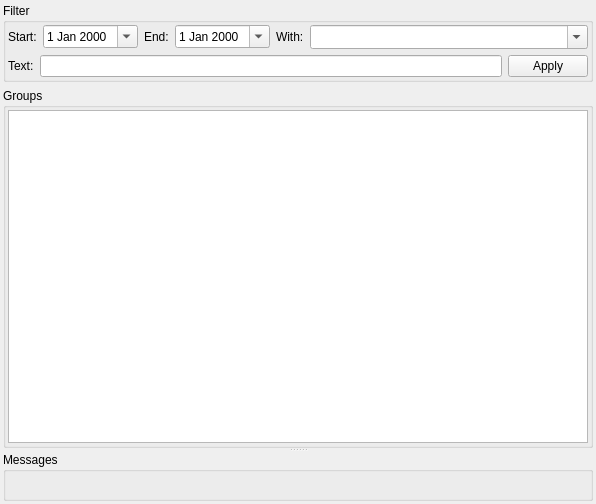
<ui version="4.0" >
 <class>ViewHistoryWindowClass</class>
 <widget class="QMainWindow" name="ViewHistoryWindowClass" >
  <property name="geometry" >
   <rect>
    <x>0</x>
    <y>0</y>
    <width>596</width>
    <height>504</height>
   </rect>
  </property>
  <property name="windowTitle" >
   <string>History View</string>
  </property>
  <property name="iconSize" >
   <size>
    <width>16</width>
    <height>16</height>
   </size>
  </property>
  <property name="dockOptions" >
   <set>QMainWindow::AllowNestedDocks|QMainWindow::AllowTabbedDocks|QMainWindow::AnimatedDocks</set>
  </property>
  <widget class="QWidget" name="centralWidget" >
   <layout class="QVBoxLayout" >
    <property name="leftMargin" >
     <number>3</number>
    </property>
    <property name="topMargin" >
     <number>3</number>
    </property>
    <property name="rightMargin" >
     <number>3</number>
    </property>
    <property name="bottomMargin" >
     <number>3</number>
    </property>
    <item>
     <widget class="QGroupBox" name="grbFilter" >
      <property name="title" >
       <string>Filter</string>
      </property>
      <property name="flat" >
       <bool>true</bool>
      </property>
      <layout class="QVBoxLayout" >
       <property name="leftMargin" >
        <number>2</number>
       </property>
       <property name="topMargin" >
        <number>2</number>
       </property>
       <property name="rightMargin" >
        <number>2</number>
       </property>
       <property name="bottomMargin" >
        <number>2</number>
       </property>
       <item>
        <layout class="QHBoxLayout" >
         <item>
          <widget class="QLabel" name="lblStart" >
           <property name="text" >
            <string>Start:</string>
           </property>
           <property name="buddy" >
            <cstring>dedStart</cstring>
           </property>
          </widget>
         </item>
         <item>
          <widget class="QDateEdit" name="dedStart" >
           <property name="calendarPopup" >
            <bool>true</bool>
           </property>
          </widget>
         </item>
         <item>
          <widget class="QLabel" name="lblEnd" >
           <property name="text" >
            <string>End:</string>
           </property>
           <property name="buddy" >
            <cstring>dedEnd</cstring>
           </property>
          </widget>
         </item>
         <item>
          <widget class="QDateEdit" name="dedEnd" >
           <property name="time" >
            <time>
             <hour>23</hour>
             <minute>59</minute>
             <second>59</second>
            </time>
           </property>
           <property name="calendarPopup" >
            <bool>true</bool>
           </property>
          </widget>
         </item>
         <item>
          <widget class="QLabel" name="lblWith" >
           <property name="text" >
            <string>With:</string>
           </property>
           <property name="buddy" >
            <cstring>cmbContact</cstring>
           </property>
          </widget>
         </item>
         <item>
          <widget class="QComboBox" name="cmbContact" >
           <property name="sizePolicy" >
            <sizepolicy vsizetype="Fixed" hsizetype="Expanding" >
             <horstretch>0</horstretch>
             <verstretch>0</verstretch>
            </sizepolicy>
           </property>
           <property name="editable" >
            <bool>true</bool>
           </property>
           <property name="insertPolicy" >
            <enum>QComboBox::InsertAlphabetically</enum>
           </property>
           <property name="sizeAdjustPolicy" >
            <enum>QComboBox::AdjustToMinimumContentsLengthWithIcon</enum>
           </property>
          </widget>
         </item>
        </layout>
       </item>
       <item>
        <layout class="QHBoxLayout" >
         <item>
          <widget class="QLabel" name="lblText" >
           <property name="text" >
            <string>Text:</string>
           </property>
          </widget>
         </item>
         <item>
          <widget class="QLineEdit" name="lneText" />
         </item>
         <item>
          <widget class="QPushButton" name="pbtApply" >
           <property name="text" >
            <string>Apply</string>
           </property>
          </widget>
         </item>
        </layout>
       </item>
      </layout>
     </widget>
    </item>
    <item>
     <widget class="QSplitter" name="splitter" >
      <property name="orientation" >
       <enum>Qt::Vertical</enum>
      </property>
      <property name="childrenCollapsible" >
       <bool>false</bool>
      </property>
      <widget class="QGroupBox" name="grbGroups" >
       <property name="title" >
        <string>Groups</string>
       </property>
       <property name="flat" >
        <bool>true</bool>
       </property>
       <layout class="QVBoxLayout" >
        <property name="leftMargin" >
         <number>2</number>
        </property>
        <property name="topMargin" >
         <number>2</number>
        </property>
        <property name="rightMargin" >
         <number>2</number>
        </property>
        <property name="bottomMargin" >
         <number>2</number>
        </property>
        <item>
         <widget class="QTreeView" name="trvCollections" >
          <property name="contextMenuPolicy" >
           <enum>Qt::CustomContextMenu</enum>
          </property>
          <property name="editTriggers" >
           <set>QAbstractItemView::NoEditTriggers</set>
          </property>
          <property name="alternatingRowColors" >
           <bool>true</bool>
          </property>
          <property name="indentation" >
           <number>10</number>
          </property>
          <property name="sortingEnabled" >
           <bool>true</bool>
          </property>
          <property name="allColumnsShowFocus" >
           <bool>true</bool>
          </property>
         </widget>
        </item>
       </layout>
      </widget>
      <widget class="QGroupBox" name="grbMessages" >
       <property name="title" >
        <string>Messages</string>
       </property>
       <property name="flat" >
        <bool>true</bool>
       </property>
      </widget>
     </widget>
    </item>
   </layout>
  </widget>
 </widget>
 <layoutdefault spacing="6" margin="11" />
 <tabstops>
  <tabstop>dedStart</tabstop>
  <tabstop>dedEnd</tabstop>
  <tabstop>cmbContact</tabstop>
  <tabstop>lneText</tabstop>
  <tabstop>pbtApply</tabstop>
  <tabstop>trvCollections</tabstop>
 </tabstops>
 <resources/>
 <connections/>
</ui>
